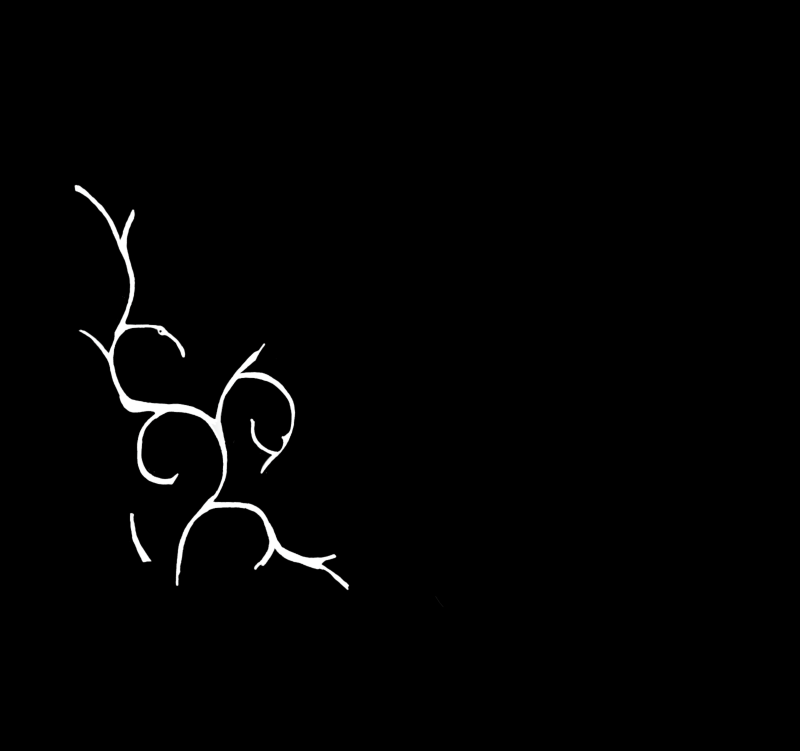
#> input picture Analisis Sampel/Sampel 2/sampel-2_motif-ranting.PNG, 3200 x 3004 px, found by its file name (shown at 1/4 size)
$ jupyter execute --allow-errors analisis-2_motif-ranting.ipynb   (shell and % lines are left out)
#> lines starting #> are read from the running program, lines starting #| are printed output that depends on the picture; after the words box and inside, x2 and y2 are one past the last pixel; in counts of white or black regions, pixels touching at a corner belong together
### Analisis Sampel/Sampel 2/utils.py
import cv2
import matplotlib.pyplot as plt
import numpy as np
import math
import skimage as ski
import scipy
import skan
import networkx as nx

# memastikan gambar biner (hitam dan putih)
def binarize(image:np.ndarray, limit:int=127) -> np.ndarray:
    gray_image = cv2.cvtColor(image, cv2.COLOR_BGR2GRAY) if image.ndim > 2 else image
    _, binarized = cv2.threshold(gray_image, limit, 255, cv2.THRESH_BINARY)
    return binarized

# menyimpulkan data statistik
# [45 lines left out: functions summarizeData, getNeighborCenterDistance, getNeighborOrientationDistance, not called in this run]

def extractContours(binary:np.ndarray) -> list:
    contours, _ = cv2.findContours(binary, cv2.RETR_EXTERNAL, cv2.CHAIN_APPROX_NONE)
    return list(contours)

# [63 lines left out: functions interpolateCoordinates, interpolateContours, standardizeContours, alignContour, distancesByShifting, not called in this run]

def procrustesDistance(contour1:np.ndarray, contour2:np.ndarray) -> float:
    return np.sqrt(np.sum((contour1 - contour2) ** 2))

# [103 lines left out: functions procrustesDistances, rotateSVD, processGPA, testRotationalSymmetry, testReflectionalSymmetry, testParallel and 2 more, not called in this run]

def createContourMap(shape:tuple[int,int], contours:list) -> np.ndarray:
    contour_map = np.zeros(shape)
    cv2.drawContours(contour_map, contours, -1, (255), 1)
    return contour_map

# [7 lines left out: function contourAreas, not called in this run]

def contourNorms(contours_interpolated:np.ndarray) -> float:
    return np.linalg.norm(contours_interpolated, axis=(1,2))

# [97 lines left out: functions drawStandardizedContour, drawStandardizedCoordinates, drawRotationalSymmetryAxis, drawReflectionalSymmetryAxis, not called in this run]

# memetakan skeletonisasi elemen-elemen pipih dan bercabang
def skeletonize(binary_image:np.ndarray, min_valid_length:int=2) -> tuple[np.ndarray, skan.Skeleton]:

    skeleton_image = ski.morphology.skeletonize(binary_image, method='lee')

    skeleton_skan = skan.Skeleton(skeleton_image)
    skeleton_skan = pruneSkeleton(skeleton_skan, min_valid_length)
    skeleton_image = imageFromSkan(skeleton_skan)

    return skeleton_image, skeleton_skan

def imageFromSkan(skeleton_skan):
    return np.array((skeleton_skan.path_label_image() > 0) * 255).astype(np.uint8)

# [92 lines left out: functions smoothBinary, mapThickness, findLocalBranchOrientation, findLocalBranchCurvature, not called in this run]

# def divideBranches(branch_binary, skeleton_skan, intersection_size:2):
#     skeleton_binary = np.zeros(branch_binary.shape, np.uint16)


def giveZeroCurvature(branch_coordinates:np.ndarray):
    return np.zeros(len(branch_coordinates))

# [151 lines left out: functions mapBranchOrientation, mapBranchCurvature, pruneSkeleton, getAreaOccupancy, showLabeledMap, not called in this run]

### Analisis Sampel/Sampel 2/analisis-2_motif-ranting.ipynb
# Sampel 2, Motif Ranting

[cell 1]
import cv2
import numpy as np
import pandas as pd
import seaborn as sns
import matplotlib.pyplot as plt
import skan
from utils import *

[cell 2]
branch = cv2.imread("sampel-2_motif-ranting.png")
#> branch is the input picture: shape (3004, 3200, 3); mean B, G, R 2.9, 2.9, 2.9
branch_binary = binarize(branch).astype(np.uint8)
#> in binarize, `_, binarized = cv2.threshold(gray_image, limit, 255, cv2.THRESH_BINARY)`:
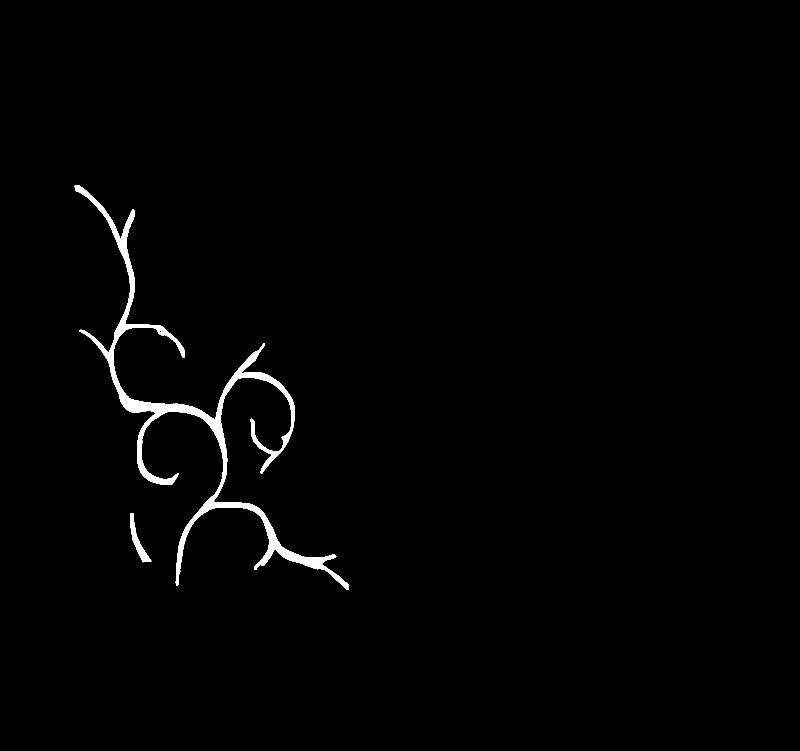
#> binarized: shape (3004, 3200) (shown at 1/4 size); 1.1% white; 2 white regions, box (x1, y1, x2, y2) and area: (299, 740, 1396, 2360) 104259, (520, 2052, 605, 2249) 4343
branch_binary = branch_binary[500:2501, 200:1501]
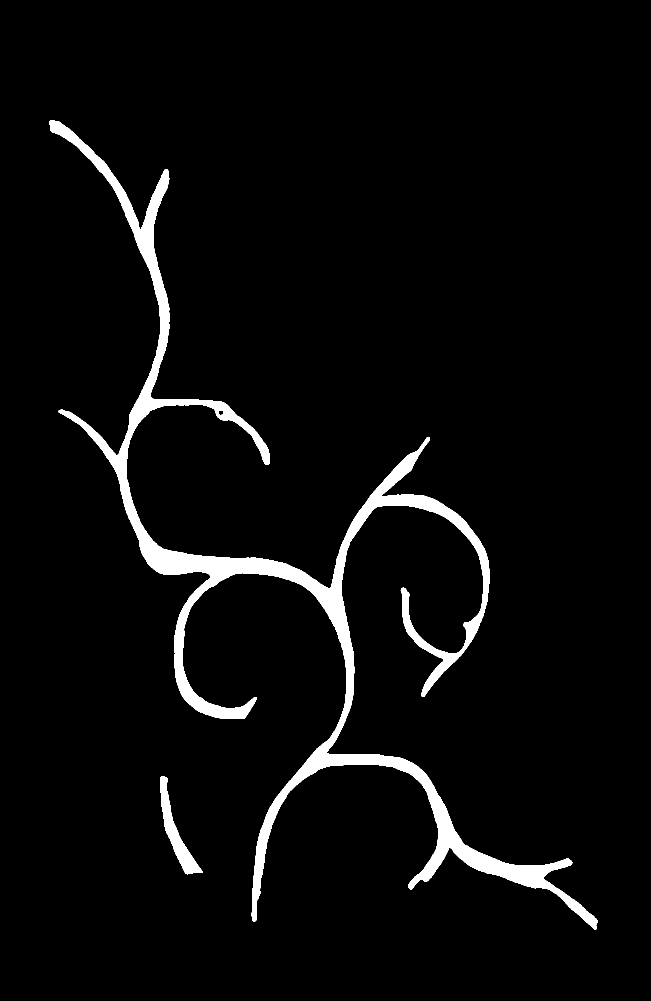
#> branch_binary: shape (2001, 1301) (shown at 1/2 size); 4.2% white; 2 white regions

height, width = branch_binary.shape
#> height = 2001; width = 1301

plt.figure(figsize=(10,10))
plt.imshow(branch_binary, cmap='gray')
plt.title("Binarized Sample")

[cell 3]
branch_contours = extractContours(branch_binary)
#> in extractContours, `contours, _ = cv2.findContours(binary, cv2.RETR_EXTERNAL, cv2.CHAIN_AP..`: contours = 2 contours; box (x1, y1, x2, y2) and area: (99, 240, 1196, 1860) 99744, (320, 1552, 405, 1749) 4127
#> branch_contours has the same summary as contours in extractContours

branch_contour_map = createContourMap(branch_binary.shape, branch_contours)
#> in createContourMap, `cv2.drawContours(contour_map, contours, -1, (255), 1)`:
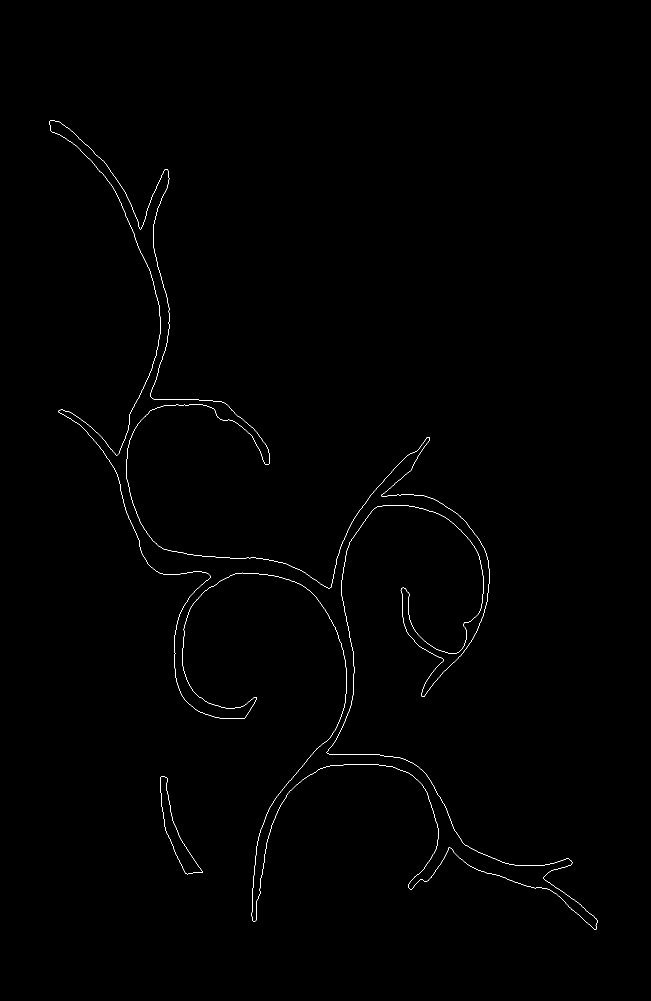
#> contour_map: shape (2001, 1301) float64 (shown at 1/2 size); 0.37% white in thin lines or dots, all inside (x1, y1, x2, y2) = (99, 240, 1196, 1860)

#> (a cell that did not finish here is left out)

#> in skeletonize, `skeleton_image = ski.morphology.skeletonize(binary_image, method='lee')`:
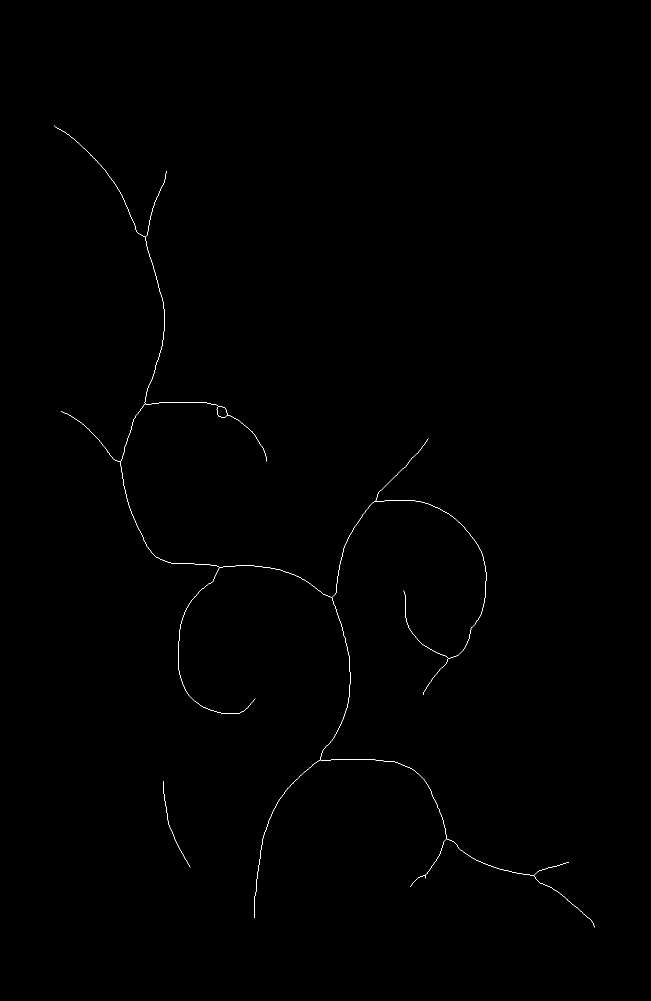
#> skeleton_image: shape (2001, 1301) bool (shown at 1/2 size); 0.19% white in thin lines or dots, all inside (x1, y1, x2, y2) = (108, 251, 1190, 1855)

plt.figure(figsize=(10,10))
plt.imshow(branch_skeleton_image, cmap='gray')

branch_skan.n_paths

## Ketebalan Cabang

#> (a cell that did not finish here is left out)

#> (a cell that did not finish here is left out)

## Orientasi Cabang

#> (a cell that did not finish here is left out)

#> (a cell that did not finish here is left out)

## Kelengkungan Cabang (Sudut Belok)

#> (a cell that did not finish here is left out)


branch_contour_curvature_map = mapBranchCurvature(branch_contour_skeleton_image, branch_contour_skan, 31)

branch_contour_curvature_map_test = branch_contour_curvature_map * 1
branch_contour_curvature_map_test[np.isnan(branch_contour_curvature_map_test)] = 0
branch_contour_curvature_map_test = cv2.dilate(branch_contour_curvature_map_test, np.ones((3, 3), np.uint8), iterations=3)

plt.figure(figsize=(15, 15))
plt.imshow(branch_contour_curvature_map_test / np.pi * 180, cmap='jet', vmin=0, vmax=180, interpolation='nearest')
colorbar = plt.colorbar(shrink=0.5)
colorbar.set_ticks(range(0, 181, 15))

#> (a cell that did not finish here is left out)
